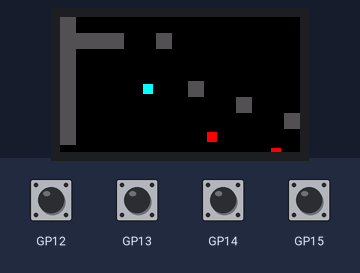
A program run on a simulated Raspberry Pi Pico running MicroPython. Parts: 240×135 colour display. The test bench sets the inputs (shaded band). Random numbers come from a fixed seed.

Above: at 1.2 s.
1.3 s: button A pressed for 0.2 s
At 2.8 s:
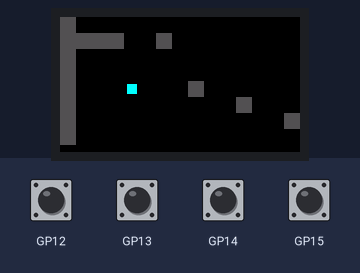
3.0 s: button B pressed for 0.2 s
At 4.2 s:
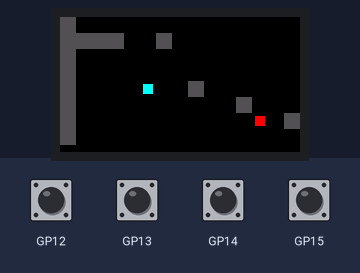
4.7 s: button X pressed for 0.2 s
At 5.8 s:
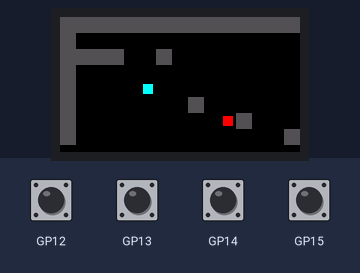
6.4 s: button Y pressed for 0.2 s
At 6.78 s:
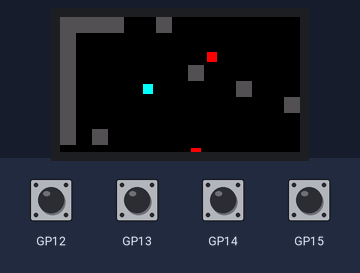
8.1 s: button A pressed for 1 s
At 9.14 s:
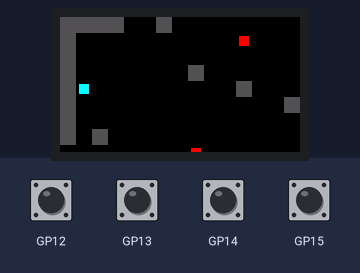
10.6 s: button B pressed for 1 s
At 12.4 s:
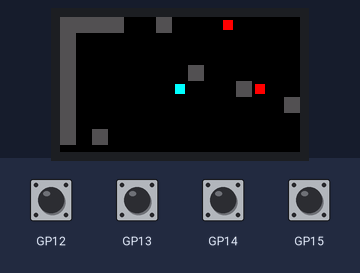
Timing chart, 0 to 13.9 s (numbered marks = the images above; inputs shaded):
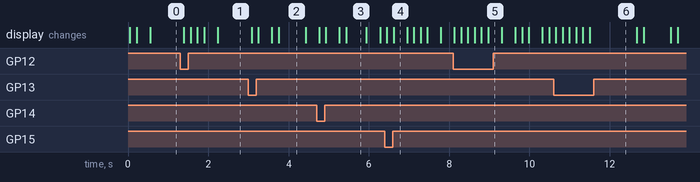

Measured:
- what the display in image 2 shows lasts 0.6 s, from 3.8 s to 4.4 s
- what the display in image 3 shows lasts 0.5 s, from 5.4 s to 5.9 s

The program:

view.py
```python
import picodisplay as display
import utime
import urandom

# --- setup display ---
buf = bytearray(display.get_width() * display.get_height() * 2)
display.init(buf)

WIDTH, HEIGHT = display.get_width(), display.get_height()
TILE = 16
VIEW_W, VIEW_H = WIDTH // TILE, HEIGHT // TILE   # viewport size in tiles

WORLD_W, WORLD_H = 40, 30   # bigger world!

# --- simple map generation ---
world = []
for y in range(WORLD_H):
    row = []
    for x in range(WORLD_W):
        if x == 0 or y == 0 or x == WORLD_W - 1 or y == WORLD_H - 1:
            row.append(1)  # wall border
        elif urandom.getrandbits(4) == 0:  # random walls
            row.append(1)
        else:
            row.append(0)
    world.append(row)

# --- entities ---
player = {
    "x": 5,
    "y": 5,
    "color": display.create_pen(0, 255, 255)
}

bots = []
for i in range(5):
    bots.append({"x": 10 + i * 3, "y": 8, "state": "patrol",
                 "timer": 0, "color": display.create_pen(255, 0, 0)})

# --- helpers ---
def is_wall(x, y):
    if x < 0 or y < 0 or x >= WORLD_W or y >= WORLD_H:
        return True
    return world[y][x] == 1

def move_entity(ent, dx, dy):
    nx, ny = ent["x"] + dx, ent["y"] + dy
    if not is_wall(nx, ny):
        ent["x"], ent["y"] = nx, ny

# --- drawing ---
def draw_world(vx, vy):
    for ty in range(VIEW_H):
        for tx in range(VIEW_W):
            wx, wy = vx + tx, vy + ty
            if 0 <= wx < WORLD_W and 0 <= wy < WORLD_H:
                if world[wy][wx] == 1:
                    display.set_pen(display.create_pen(80, 80, 80))  # wall
                else:
                    display.set_pen(display.create_pen(0, 0, 0))  # floor
                display.rectangle(tx * TILE, ty * TILE, TILE, TILE)

def draw_entity(ent, vx, vy):
    sx, sy = (ent["x"] - vx) * TILE, (ent["y"] - vy) * TILE
    if 0 <= sx < WIDTH and 0 <= sy < HEIGHT:
        display.set_pen(ent["color"])
        display.rectangle(sx + 3, sy + 3, TILE - 6, TILE - 6)

# --- bots AI ---
def update_bots():
    for b in bots:
        b["timer"] -= 1
        if b["timer"] <= 0:
            if urandom.getrandbits(4) == 0:  # ~1/16 chance to stalk
                b["state"] = "stalk"
            else:
                b["state"] = "patrol"
            b["timer"] = 10 + urandom.getrandbits(3)

        if b["state"] == "patrol":
            if urandom.getrandbits(2) == 0:
                dirs = [(1,0),(-1,0),(0,1),(0,-1)]
                dx,dy = dirs[urandom.getrandbits(2)]
                move_entity(b, dx, dy)
        elif b["state"] == "stalk":
            dx = 1 if player["x"] > b["x"] else -1 if player["x"] < b["x"] else 0
            dy = 1 if player["y"] > b["y"] else -1 if player["y"] < b["y"] else 0
            if urandom.getrandbits(1):
                move_entity(b, dx, 0)
            else:
                move_entity(b, 0, dy)

# --- input ---
def update_player():
    if display.is_pressed(display.BUTTON_A): move_entity(player, -1, 0)
    if display.is_pressed(display.BUTTON_B): move_entity(player, 1, 0)
    if display.is_pressed(display.BUTTON_X): move_entity(player, 0, -1)
    if display.is_pressed(display.BUTTON_Y): move_entity(player, 0, 1)

# --- main loop ---
while True:
    update_player()
    update_bots()

    # viewport follows player
    vx = player["x"] - VIEW_W // 2
    vy = player["y"] - VIEW_H // 2
    vx = max(0, min(WORLD_W - VIEW_W, vx))
    vy = max(0, min(WORLD_H - VIEW_H, vy))

    display.set_pen(display.create_pen(0,0,0))
    display.clear()

    draw_world(vx, vy)
    draw_entity(player, vx, vy)
    for b in bots: draw_entity(b, vx, vy)

    display.update()
    utime.sleep(0.15)
```
